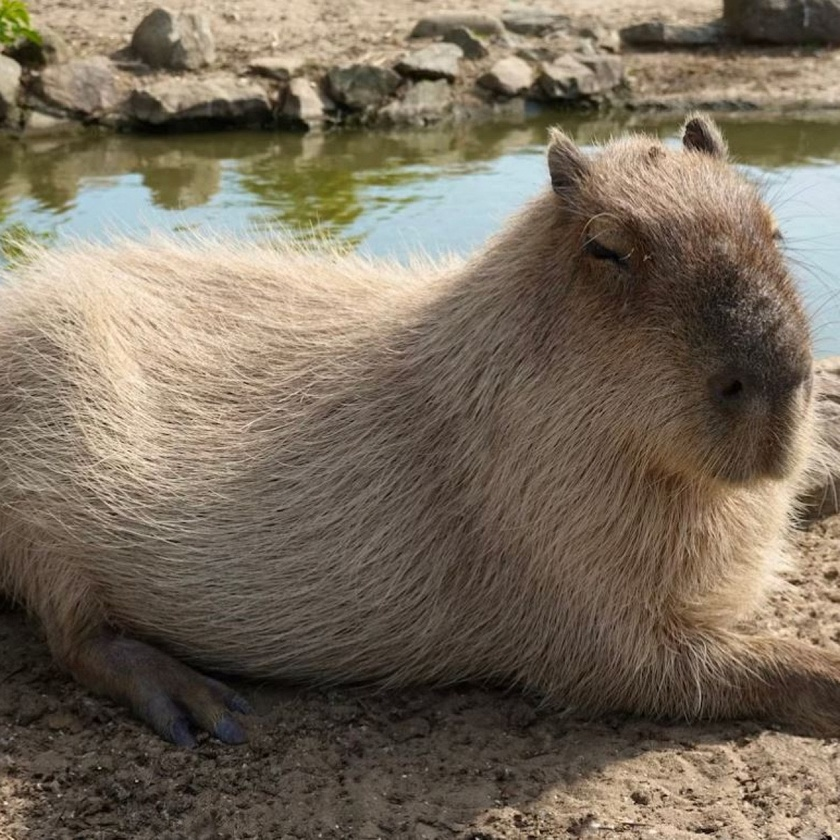
#> input picture start_images/start_image.jpg, 840 x 840 px, shrunk from 1200 x 1200 before the run
$ python main.py
#> lines starting #> are read from the running program, lines starting #| are printed output that depends on the picture
from PIL import Image, ImageDraw

def ConvertImage(image):
    for i in range(imgHeight):
        for k in range(imgWidth):
            colorR, colorG, colorB = image.getpixel((k, i))
            newColorY = int(round(0.299 * colorR + 0.587 * colorG + 0.114 * colorB))
            newColor = (newColorY, newColorY, newColorY)
            image.putpixel((k, i), newColor)
    return image

start_image = Image.open("start_images/start_image.jpg") # file name and directory what do you want to convert
#> start_image is the input picture: PIL image 840x840 RGB; mean R, G, B 120.8, 108.7, 92.4

imgWidth, imgHeight = start_image.size
#> imgWidth = 840; imgHeight = 840

if __name__ == "__main__":
    start_image = ConvertImage(start_image)
#> after the loop in ConvertImage, `for i in range(imgHeight):`:
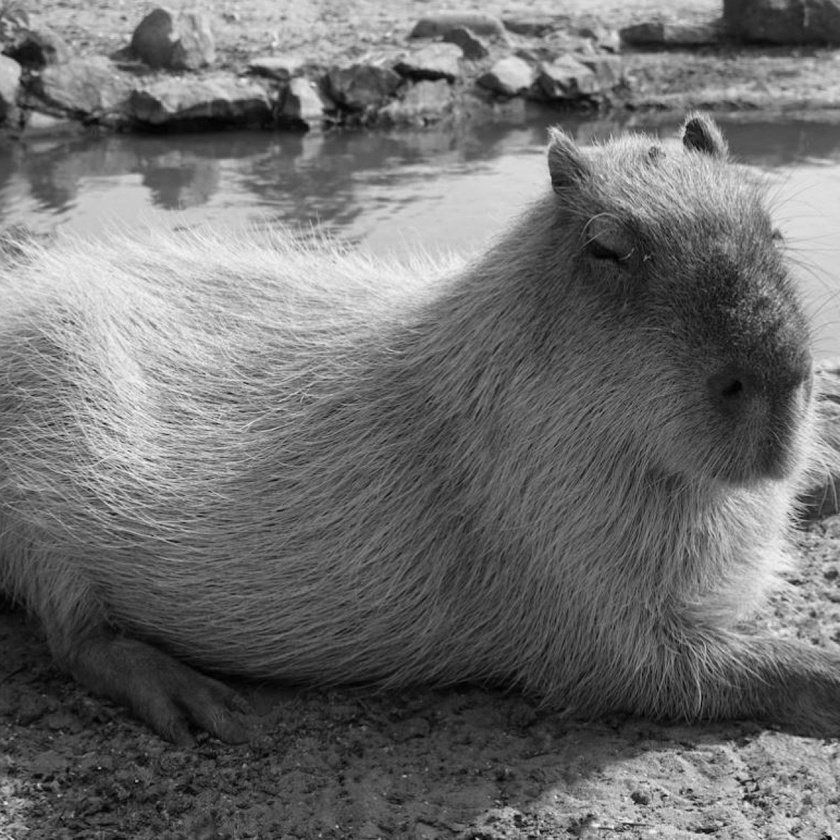
#> image: PIL image 840x840 RGB; min 0, max 246, mean 110.5
    start_image.save("end_images/end_image.jpg") # file name of converted image
